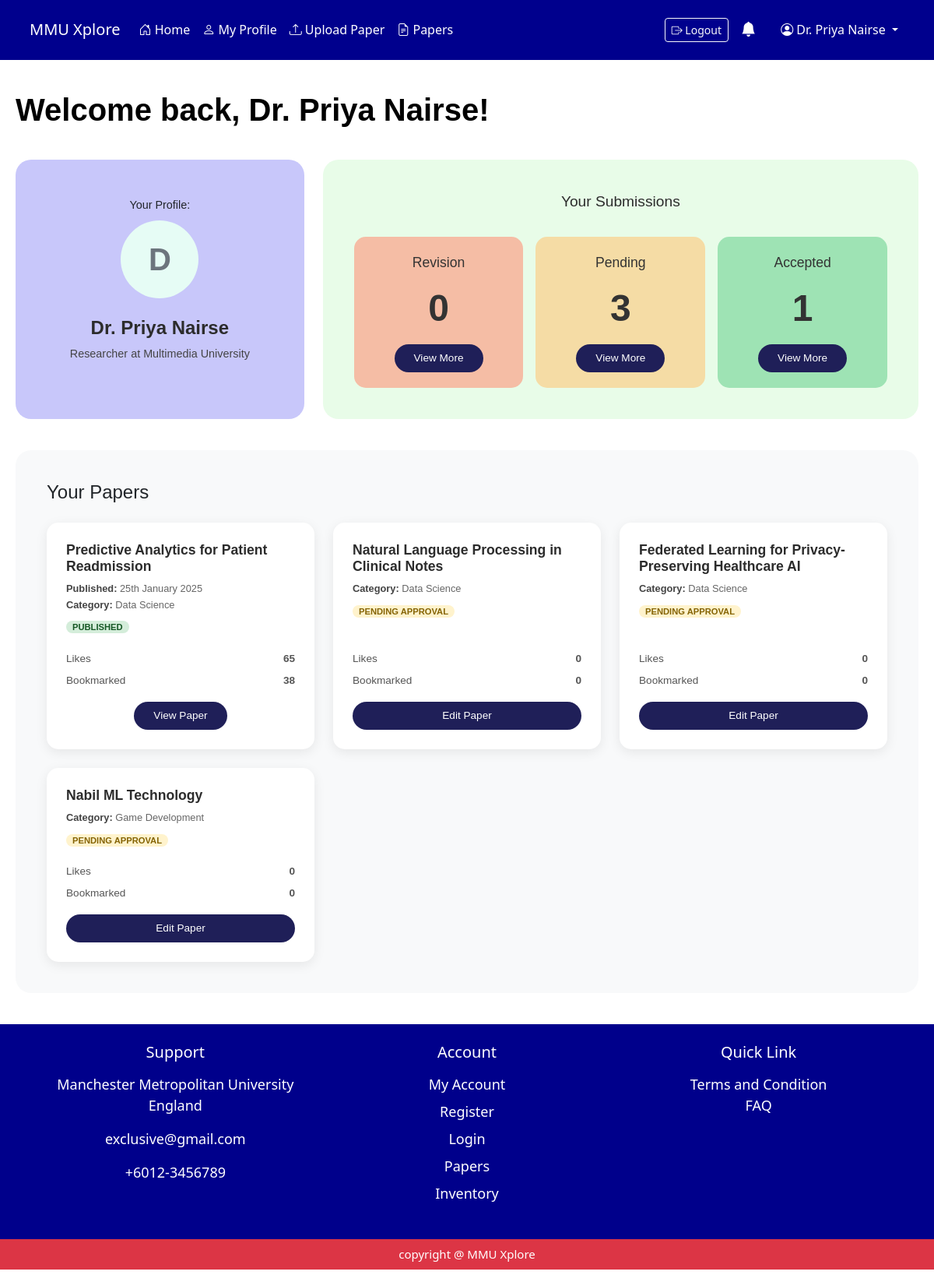
The app's page /researcher/researcher_home/3/ with its own data.
### myapp/models.py (models this page shows, shortened)
class Researcher(models.Model):
     researcher_id = models.AutoField(primary_key=True)
     user_id = models.ForeignKey(User, on_delete=models.CASCADE)
     bio_description = models.TextField(blank=True)
     OCRID = models.CharField(max_length=50, blank=True)
     google_scholar_id = models.CharField(max_length=50, blank=True)
     publications = models.TextField(blank=True)

class User(models.Model):
     user_id = models.AutoField(primary_key=True)
     fullname = models.CharField(max_length=150 , default='unknown' , blank=True)
     university_id = models.CharField(max_length=50, unique=True , default='0000')
     email = models.EmailField(unique=True , default='unknown@example.com')
     password = models.CharField(max_length=250 , default='password')
     role = models.CharField(max_length=50, default='student')
     avatar = models.FileField(upload_to='profile/', blank=True, null=True)
     date_joined = models.DateTimeField(auto_now_add=True )

class ResearchPaper(models.Model):
    PAPER_STATUS_CHOICES = [
        ('pending', 'Pending'),
        ('approved', 'Approved'),
        ('rejected', 'Rejected'),
    ]
    paper_id = models.AutoField(primary_key=True)
    researcher_id = models.ForeignKey(Researcher, on_delete=models.CASCADE)
    prog_coor_id = models.ForeignKey(ProgrammeCoordinator, on_delete=models.SET_NULL, null=True, blank=True)
    paper_title = models.CharField(max_length=250)
    paper_category = models.CharField(max_length=100)
    paper_desc = models.TextField()
    paper_doi = models.CharField(max_length=100, blank=True, verbose_name="DOI")
    paper_pdf = models.FileField(upload_to='research_papers/')
    paper_status = models.CharField(max_length=20, choices=PAPER_STATUS_CHOICES, default='Pending')
    paper_coauthor = models.ManyToManyField(User, related_name='coauthored_papers', blank=True)
    total_bookmarked = models.IntegerField(default=0)
    total_likes = models.IntegerField(default=0)
    published_date = models.DateField(null=True, blank=True)
    last_updated = models.DateTimeField(auto_now=True)

### myapp/views.py (the view, shortened to what this page needs)
# urls.py: path('researcher/researcher_home/<int:researcher_id>/', views.researcher_home, name='researcher_home'),
def researcher_home(request, researcher_id):
    researcher = Researcher.objects.get(researcher_id=researcher_id)
    all_papers = ResearchPaper.objects.filter(researcher_id=researcher)
    pending_count = all_papers.filter(paper_status='pending').count()
    revision_count = all_papers.filter(paper_status='rejected').count()
    approved_count = all_papers.filter(paper_status='approved').count()
    pending_papers = all_papers.filter(paper_status='pending')
    papers = all_papers  # All papers for the "Your Papers" section
    context = {
        'researcher': researcher,
        'pending_count': pending_count,
        'revision_count': revision_count,
        'approved_count': approved_count,
        'pending_papers': pending_papers,
        'revision_papers': all_papers.filter(paper_status='rejected'),
        'approved_papers': all_papers.filter(paper_status='approved'),
        'papers': papers
    }
    return render(request, 'researcher/researcher_home.html', context)

### myapp/views.py (called while the page is built)
def notification_context(request):
    user_name = request.session.get('user_name', 'Guest')
    user_id = request.session.get('user_id')
    read_ids = request.session.get('read_notifications', [])
    notifications = [] # This will essentially be "unread_notifications" for the navbar
    if user_id:
        all_notifs = Notification.objects.filter(user_id_id=user_id).order_by('-created_at')
        notifications = [n for n in all_notifs if n.notify_id not in read_ids]
    elif user_name != 'Guest':
         user = User.objects.filter(fullname=user_name).first()
         if user:
             all_notifs = Notification.objects.filter(user_id=user).order_by('-created_at')
             notifications = [n for n in all_notifs if n.notify_id not in read_ids]
    return {'notifications': notifications}

### myapp/templates/researcher/researcher_home.html (shortened to what this page needs)
{% extends "researcher/base.html" %}
{% block content %}
<div class="dashboard-container">
    <h1>Welcome back, {{ researcher.user_id.fullname|default:"Researcher" }}!</h1>
    <div class="row g-4">
        <div class="col-md-4">
            <div class="card-profile">
                <div class="profile-header">
                    <p class="mb-2 text-start w-100" style="font-size: 0.9rem;">Your Profile:</p>
                </div>
                <div class="profile-initials">
                    {{ researcher.user_id.fullname|slice:":1"|upper }}
                </div>
                <div class="profile-name">{{ researcher.user_id.fullname }}</div>
                <div class="profile-role">Researcher at Multimedia University</div>
            </div>
        </div>
        <div class="col-md-8">
            <div class="card-submissions">
                <div class="section-title">Your Submissions</div>
                <div class="row g-3">
                    <div class="col-md-4">
                        <div class="status-card status-revision">
                            <div class="status-label">Revision</div>
                            <div class="status-count">{{ revision_count }}</div>
                            <div><button class="btn-dark-blue btn-sm" data-bs-toggle="modal"
                                    data-bs-target="#revisionModal">View More</button></div>
                        </div>
                    </div>
                    <div class="col-md-4">
                        <div class="status-card status-pending">
                            <div class="status-label">Pending</div>
                            <div class="status-count">{{ pending_count }}</div>
                            <div><button class="btn-dark-blue btn-sm" data-bs-toggle="modal"
                                    data-bs-target="#pendingModal">View More</button></div>
                        </div>
                    </div>
                    <div class="col-md-4">
                        <div class="status-card status-accepted">
                            <div class="status-label">Accepted</div>
                            <div class="status-count">{{ approved_count }}</div>
                            <div><button class="btn-dark-blue btn-sm" data-bs-toggle="modal"
                                    data-bs-target="#acceptedModal">View More</button></div>
                        </div>
                    </div>
                </div>
            </div>
        </div>
    </div>
    <div class="engagements-section">
        <h4 class="mb-4">Your Papers</h4>
        <div class="row g-4">
            {% for paper in papers %}
            <div class="col-md-4">
                <div class="paper-card">
                    <div class="paper-header">
                        <div class="paper-info">
                            <h5>{{ paper.paper_title }}</h5>
                            <div class="paper-meta">
                                {% if paper.published_date %}
                                <strong>Published:</strong> {{ paper.published_date|date:"jS F Y" }}
                                <br>
                                {% endif %}
                                <strong>Category:</strong> {{ paper.paper_category|default:"Uncategorized" }}
                                <br>
                                <div class="mt-2">
                                    {% if paper.paper_status == 'pending' %}
                                    <span class="status-badge badge-pending">Pending Approval</span>
                                    {% elif paper.paper_status == 'rejected' %}
                                    <span class="status-badge badge-revision">Needs Revision</span>
                                    {% elif paper.paper_status == 'approved' %}
                                    <span class="status-badge badge-published">Published</span>
                                    {% endif %}
                                </div>
                            </div>
                        </div>
                    </div>
                    <div class="mt-auto">
                        <div class="stat-row">
                            <span>Likes</span>
                            <strong>{{ paper.total_likes }}</strong>
                        </div>
                        <div class="stat-row">
                            <span>Bookmarked</span>
                            <strong>{{ paper.total_bookmarked }}</strong>
                        </div>
                        <div class="text-center mt-3">
                            {% if paper.paper_status != 'approved' %}
                            <button type="button" class="btn-dark-blue w-100"
                                onclick="openEditModal('{{ paper.paper_id }}', '{{ paper.paper_title|escapejs }}', '{{ paper.paper_desc|escapejs }}', '{{ paper.paper_category|escapejs }}', '{{ paper.paper_doi|escapejs }}')">
                                Edit Paper
                            </button>
                            {% else %}
                            <a href="{% url 'view_research_paper' paper.paper_id %}" class="btn-dark-blue btn-sm">
                                View Paper
                            </a>
                            {% endif %}
                        </div>
                    </div>
                </div>
            </div>
        {% endfor %}
    </div>
</div>
</div>
</div>
{% endblock %}

### myapp/templates/components/researcher_navbar.html (shortened to what this page needs)
<nav class="navbar navbar-expand-lg" style="background-color: rgb(0, 0, 141);">
    <div class="container p-2">
        <a class="navbar-brand text-white" href="{% url 'researcher_home' researcher_id=researcher.researcher_id %}">MMU
            Xplore</a>
        <div class="collapse navbar-collapse" id="researcherNavbar">
            <ul class="navbar-nav me-auto mb-2 mb-lg-0">
                <li class="nav-item">
                    <a class="nav-link text-white"
                        href="{% url 'researcher_home' researcher_id=researcher.researcher_id %}">
                        <i class="bi bi-house-door"></i> Home
                    </a>
                </li>
                <li class="nav-item">
                    <a class="nav-link text-white"
                        href="{% url 'researcher_profile' researcher_id=researcher.researcher_id %}">
                        <i class="bi bi-person"></i> My Profile
                    </a>
                </li>
                <li class="nav-item">
                    <a class="nav-link text-white"
                        href="{% url 'researcher_upload_page' researcher_id=researcher.researcher_id %}">
                        <i class="bi bi-upload"></i> Upload Paper
                    </a>
                </li>
                <li class="nav-item">
                    <a class="nav-link text-white" href="{% url 'researchpaper' %}">
                        <i class="bi bi-file-earmark-text"></i> Papers
                    </a>
                </li>
            </ul>
            <ul class="navbar-nav align-items-center">
                <li class="nav-item me-2">
                    <a class="btn btn-outline-light btn-sm" href="{% url 'logout' %}">
                        <i class="bi bi-box-arrow-right"></i> Logout
                    </a>
                </li>
                <li class="nav-item me-3">
                    <a class="nav-link text-white position-relative" href="#" data-bs-toggle="offcanvas"
                        data-bs-target="#notificationOffcanvas" aria-controls="notificationOffcanvas">
                        <i class="bi bi-bell-fill" style="font-size: 1.2rem;"></i>
                    </a>
                </li>
                <li class="nav-item dropdown">
                    <a class="nav-link dropdown-toggle text-white" href="#" role="button" data-bs-toggle="dropdown">
                        <i class="bi bi-person-circle"></i> {{ researcher.user_id.fullname }}
                    </a>
                </li>
            </ul>
        </div>
    </div>
</nav>

### myapp/templates/researcher/researcher_home.html (style rules this page uses)
.dashboard-container { max-width: 1200px; margin: 0 auto; padding: 40px 20px; font-family: 'Poppins', sans-serif; }
h1 { font-weight: 600; margin-bottom: 40px; color: #000; }
.card-profile { background-color: #c8c7fa; border: none; border-radius: 20px; padding: 40px 20px; text-align: center; height: 100%; display: flex; flex-direction: column; align-items: center; justify-content: center; }
.profile-initials { width: 100px; height: 100px; background-color: #e6fcf5; color: #6c757d; border-radius: 50%; display: flex; align-items: center; justify-content: center; font-size: 2.5rem; font-weight: bold; margin-bottom: 20px; }
.profile-name { font-size: 1.5rem; font-weight: 700; margin-bottom: 5px; color: #2c2c2c; }
.profile-role { font-size: 0.9rem; color: #444; margin-bottom: 25px; }
.card-submissions { background-color: #e8fce8; border: none; border-radius: 20px; padding: 40px; height: 100%; }
.section-title { font-size: 1.2rem; font-weight: 500; margin-bottom: 30px; text-align: center; color: #2c2c2c; }
.status-card { border-radius: 15px; padding: 20px 10px; text-align: center; display: flex; flex-direction: column; justify-content: space-between; height: 100%; min-height: 180px; }
.status-revision { background-color: #f5bda5; }
.status-pending { background-color: #f5dca5; }
.status-accepted { background-color: #9ee3b4; }
.status-label { font-size: 1.1rem; font-weight: 500; color: #333; }
.status-count { font-size: 3rem; font-weight: 600; color: #333; margin: 10px 0; }
.btn-dark-blue { background-color: #1f1f58; color: #fff; border-radius: 25px; padding: 8px 25px; font-size: 0.85rem; border: none; transition: opacity 0.2s; text-decoration: none; display: inline-block; }
.engagements-section { background-color: #f8f9fa; border-radius: 20px; padding: 40px; margin-top: 40px; }
.paper-card { background: #fff; border-radius: 15px; padding: 25px; box-shadow: 0 4px 15px rgba(0, 0, 0, 0.08); height: 100%; display: flex; flex-direction: column; transition: transform 0.2s ease, box-shadow 0.2s ease; }
.paper-header { margin-bottom: 20px; }
.paper-info h5 { font-size: 1.1rem; font-weight: 700; margin-bottom: 8px; color: #2c2c2c; }
.paper-meta { font-size: 0.8rem; color: #666; line-height: 1.6; }
.paper-meta strong { color: #444; }
.stat-row { display: flex; justify-content: space-between; font-size: 0.85rem; margin-bottom: 8px; color: #555; }
.status-badge { font-size: 0.7rem; padding: 2px 8px; border-radius: 10px; text-transform: uppercase; font-weight: bold; }
.badge-pending { background-color: #fff3cd; color: #856404; }
.badge-published { background-color: #d4edda; color: #155724; }

### records on screen
Researcher: user_id.fullname "Dr. Priya Nairse", user_id.fullname "D"
ResearchPaper: paper_title "Predictive Analytics for Patient Readmission", published_date "25th January 2025", paper_category "Data Science", paper_status "PUBLISHED", total_likes "65", total_bookmarked "38"
ResearchPaper: paper_title "Natural Language Processing in Clinical Notes", paper_category "Data Science", paper_status "PENDING APPROVAL", total_likes "0", total_bookmarked "0"
ResearchPaper: paper_title "Federated Learning for Privacy-Preserving Healthcare AI", paper_category "Data Science", paper_status "PENDING APPROVAL", total_likes "0", total_bookmarked "0"
ResearchPaper: paper_title "Nabil ML Technology", paper_category "Game Development", paper_status "PENDING APPROVAL", total_likes "0", total_bookmarked "0"

### other values on screen
{{ revision_count }} "0"
{{ pending_count }} "3"
{{ approved_count }} "1"
